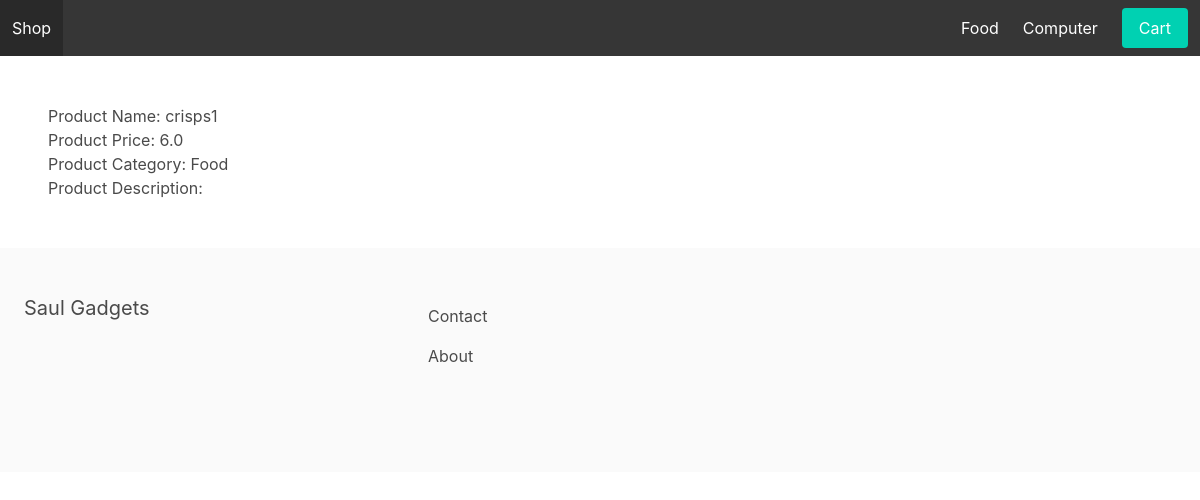
Page /food/crisps1/ on the committed database.
### apps/store/models.py (models this page shows, shortened)
class Category(models.Model):
    title = models.CharField(max_length=255)
    slug = models.SlugField(max_length=255)
    ordering = models.IntegerField(default=0)
    class Meta:
        verbose_name_plural = 'Categories'
        ordering = ('ordering',)
    def __str__(self):
        return self.title

class Product(models.Model):
      category = models.ForeignKey(Category, related_name='products', on_delete=models.CASCADE)
      title = models.CharField(max_length=255)
      slug = models.SlugField(max_length=255)
      description = models.TextField(blank=True, null=True)
      price = models.FloatField()
      id = models.AutoField(primary_key=True)

### apps/store/views.py (the view)
# urls.py: path('<slug:category_slug>/<slug:slug>/', product_detail, name='product_detail'),
def product_detail(request, category_slug, slug):
    product = get_object_or_404(Product, slug=slug)
    context = {
        'product':product
    }
    return render(request, 'product_detail.html', context)

### apps/store/context_processor.py (called while the page is built)
def menu_categories(request):
    categories = Category.objects.all()
    return {'menu_categories': categories}

### apps/store/templates/product_detail.html (shortened to what this page needs)
{% extends 'base.html'%}
{% block content %}
<div id="productapp">
    <h1>Product Name: {{ product.title }}</h1>
    <h1>Product Price: {{ product.price }}</h1>
    <h1>Product Category: {{ product.category }}</h1>
    <h1>Product Description: {{ product.description }}</h1>
</div>
{% endblock %}

### apps/core/templates/base.html (shortened to what this page needs)
<html>
	<head>
		<link rel="stylesheet" href="https://cdn.jsdelivr.net/npm/bulma@0.9.0/css/bulma.min.css">
	</head>
	<body>
		<nav class="navbar is-dark">
			<div class="navbar-brand">
				<a class="navbar-item" href="/">Shop</a>
			</div>
			<div id="main-navbar" class="navbar-menu">
				<div class="navbar-end">
					{% for category in menu_categories %}
					    <a href="{% url 'category_detail' category.slug %}" class="navbar-item">{{ category.title }}</a>
					{% endfor %}
					<div class="navbar-item">
						<a href="{% url 'cart' %}" class="button is-primary">Cart</a>
					</div>
				</div>
			</div>
        </nav>
		<section class="section">
			{% block content %}
            {% endblock %}
		</section>
		<footer class="footer">
			<div class="columns">
				<div class="column is-4">
					<h2 class="subtitle">Saul Gadgets</h2>
				</div>
				<div class="column is-8">
					<a href="{% url 'contact' %}" class="navbar-item">Contact</a>
					<a href="{% url 'about' %}" class="navbar-item">About</a>
				</div>
			</div>
		</footer>
	</body>
</html>

### rows in the picture
Category: title "Food"
Category: title "Computer"
Product: title "crisps1", price "6.0", category "Food"
